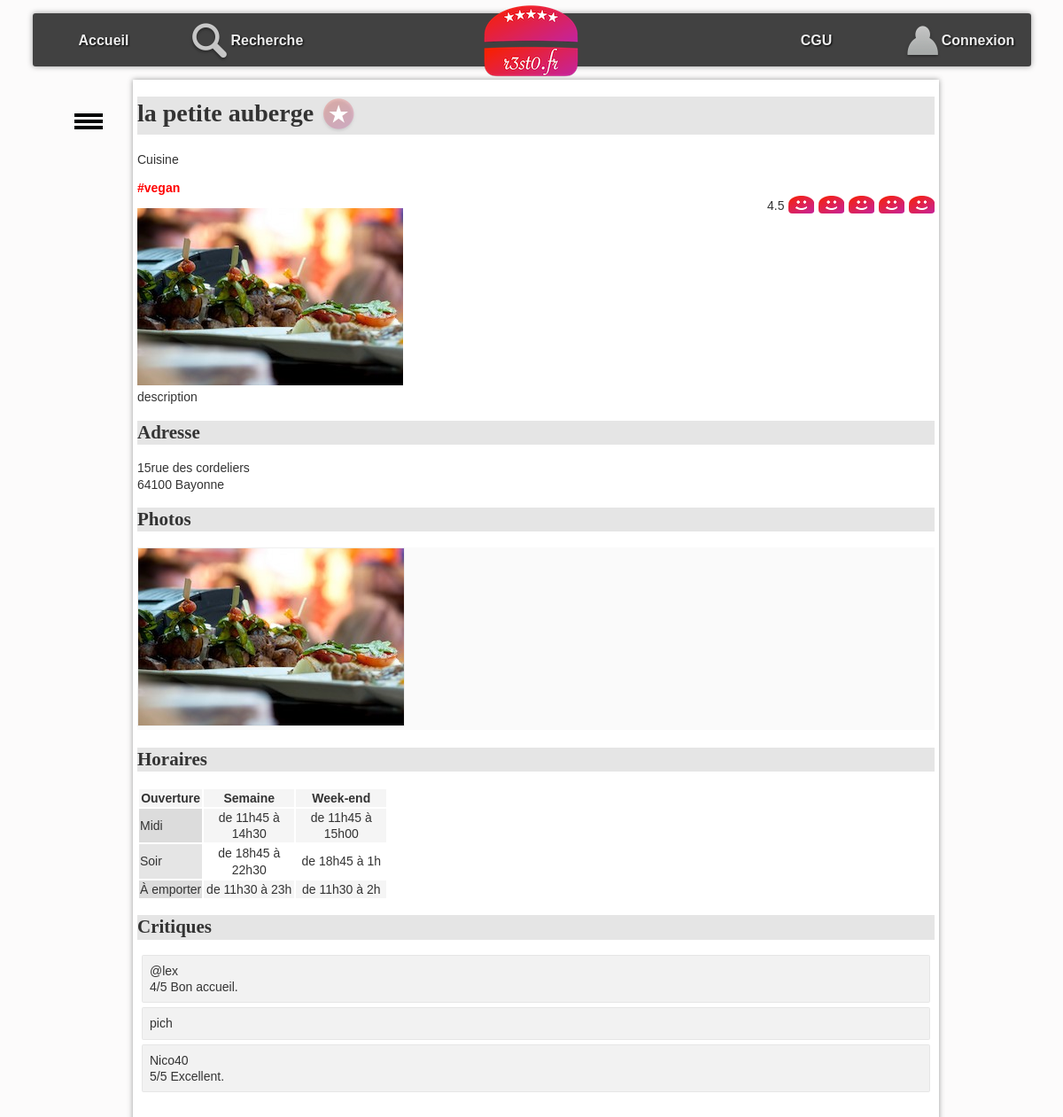
Page /?action=detail&idR=7 on the committed database.
### tables this page shows
CREATE TABLE resto (
  idR bigint(20) NOT NULL,
  nomR varchar(255) DEFAULT NULL,
  numAdrR varchar(20) DEFAULT NULL,
  voieAdrR varchar(255) DEFAULT NULL,
  cpR char(5) DEFAULT NULL,
  villeR varchar(255) DEFAULT NULL,
  latitudeDegR float DEFAULT NULL,
  longitudeDegR float DEFAULT NULL,
  descR text DEFAULT NULL,
  horairesR text DEFAULT NULL
);

CREATE TABLE type_cuisine(
    idTC bigint(20)NOT NULL,
    libelleTC VARCHAR(100) NOT NULL
);

CREATE TABLE photo (
  idP bigint(20) NOT NULL,
  cheminP varchar(255) DEFAULT NULL,
  idR bigint(20) DEFAULT NULL
);

CREATE TABLE critiquer (
  idR bigint(20) NOT NULL,
  note int(11) DEFAULT NULL,
  commentaire varchar(4096) DEFAULT NULL,
  idU bigint(20) NOT NULL
);

CREATE TABLE utilisateur (
  idU bigint(20) NOT NULL,
  mailU varchar(150) NOT NULL,
  mdpU varchar(90) DEFAULT NULL,
  pseudoU varchar(50) DEFAULT NULL
);

### index.php (called while the page is built, shortened)
<?php
require_once "getRacine.php";
require_once "$racine/includes/autoload.inc.php";
require_once "$racine/includes/authentification.inc.php";
if (isset($_GET["action"])){
    $action = $_GET["action"];
}
else{
    $action = "defaut";
}
$fichier = controleurPrincipal($action);
try{
    require_once "$racine/controleur/$fichier";
} catch (Throwable $e) {
    ajouterMessage($action." : ".$e->getMessage());
    $titre = "Erreur";
    require_once "$racine/vue/entete.html.php";
    require_once "$racine/vue/pied.html.php";
}

### includes/autoload.inc.php (called while the page is built, shortened)
<?php
function chargeurBaseEspacesDeNoms(string $className) {
    $fileName = __DIR__ . '/../';
    $fileName .= str_replace('\\', DIRECTORY_SEPARATOR, $className) . '.class.php';
}

### modele/dao/Bdd.class.php (called while the page is built, shortened)
<?php
class Bdd {
    private static ?PDO $pdo = null;
    private static $login = "vmoreau";
    private static $mdp = "6IBpk7q1";
    private static $bd = "vmoreau_bdd_resto";
    private static $serveur = "localhost";
    private static $pdoOptions = array  (
        PDO::MYSQL_ATTR_INIT_COMMAND => "SET NAMES utf8"
        ,PDO::ATTR_ERRMODE => PDO::ERRMODE_EXCEPTION
                                        );
    public static function connecter() : ?PDO  {
        if (is_null(self::$pdo)) {
                self::$pdo = new PDO("mysql:host=".self::$serveur.";dbname=".self::$bd, self::$login, self::$mdp, self::$pdoOptions);
        }
        return self::$pdo;
    }
    public static function getConnexion() : ?PDO {
        return self::$pdo;
    }
}

### modele/dao/RestoDAO.class.php (called while the page is built, shortened)
<?php
class RestoDAO {
    public static function getOneById(int $id): ?Resto {
        $leResto = null;
        try {
            $requete = "SELECT * FROM resto WHERE idR = :idR";
            $stmt = Bdd::getConnexion()->prepare($requete);
            $stmt->bindParam(':idR', $id, PDO::PARAM_INT);
            $ok = $stmt->execute();
            if ($ok && $stmt->rowCount() > 0) {
                $enreg = $stmt->fetch(PDO::FETCH_ASSOC);
                $leResto = self::enregistrementVersObjet($enreg);
            }
        } catch (PDOException $e) {
            throw new Exception("Erreur dans la méthode " . get_called_class() . "::getOneById : <br/>" . $e->getMessage());
        }
        return $leResto;
    }
    private static function enregistrementVersObjet(array $enreg): Resto {
        $id = $enreg['idR'];
        $leResto = new Resto(
                $enreg['idR'], $enreg['nomR'], $enreg['numAdrR'], $enreg['voieAdrR'], $enreg['cpR'], $enreg['villeR'],
                $enreg['latitudeDegR'], $enreg['longitudeDegR'], $enreg['descR'], $enreg['horairesR']
        );
        $lesCritiques = CritiqueDAO::getAllByResto($id);
        $lesPhotos = PhotoDAO::getAllByResto($id);
        $lesTags = TagsDAO::getTagsByIdr($id);
        $leResto->setLesTags($lesTags);
        $leResto->setLesPhotos($lesPhotos);
        $leResto->setLesCritiques($lesCritiques);
        return $leResto;
    }
}

### modele/dao/CritiqueDAO.class.php (called while the page is built, shortened)
<?php
class CritiqueDAO {
    public static function getNoteMoyenneByIdR(int $idR): float {
        $retour = -1;
        try {
            $requete = "select avg(note) as moyenne from critiquer where idR=:idR";
            $stmt = Bdd::getConnexion()->prepare($requete);
            $stmt->bindParam(':idR', $idR, PDO::PARAM_INT);
            $ok = $stmt->execute();
            if ($ok && $stmt->rowCount() > 0) {
                $enreg = $stmt->fetch(PDO::FETCH_ASSOC);
                if (!is_null($enreg["moyenne"])){
                    $retour = $enreg["moyenne"];
                }
            }
        } catch (PDOException $e) {
            throw new Exception("Erreur dans la méthode " . get_called_class() . "::getNoteMoyenneByIdR : <br/>" . $e->getMessage());
        }
        return $retour;
    }
    public static function getAllByResto(int $idR): array {
        $lesObjets = array();
        try {
            $requete = "SELECT * FROM critiquer c"
                    . " INNER JOIN utilisateur u ON  c.idU = u.idU "
                    . " WHERE idR = :idR";
            $stmt = Bdd::getConnexion()->prepare($requete);
            $stmt->bindParam(':idR', $idR, PDO::PARAM_INT);
            $ok = $stmt->execute();
            if ($ok) {
                while ($enreg = $stmt->fetch(PDO::FETCH_ASSOC)) {
                    $user = new Utilisateur($enreg['idU'], $enreg['mailU'], $enreg['mdpU'], $enreg['pseudoU']);
                    $lesObjets[] = new Critique($enreg['note'], $enreg['commentaire'], $user);
                }
            }
        } catch (PDOException $e) {
            throw new Exception("Erreur dans la méthode " . get_called_class() . "::getAllByResto : <br/>" . $e->getMessage());
        }
        return $lesObjets;
    }
}

### modele/dao/PhotoDAO.class.php (called while the page is built, shortened)
<?php
class PhotoDAO {
    public static function getAllByResto(int $idR): array {
        $lesObjets = array();
        try {
            $requete = "SELECT * FROM photo WHERE idR = :idR";
            $stmt = Bdd::getConnexion()->prepare($requete);
            $stmt->bindParam(':idR', $idR, PDO::PARAM_INT);
            $ok = $stmt->execute();
            if ($ok) {
                while ($enreg = $stmt->fetch(PDO::FETCH_ASSOC)) {
                    $lesObjets[] = new Photo($enreg['idP'], $enreg['cheminP']);
                }
            }
        } catch (PDOException $e) {
            throw new Exception("Erreur dans la méthode " . get_called_class() . "::getAllByResto : <br/>" . $e->getMessage());
        }
        return $lesObjets;
    }
}

### modele/dao/TagsDAO.class.php (called while the page is built, shortened)
<?php
class TagsDAO {
    public static function getTagsByIdr(int $idR): array {
        $lesTags = array();
        try {
            $requete = "SELECT tc.idTC,tc.libelleTC FROM resto r
        INNER JOIN hashtag h ON r.idR = h.idR
        INNER JOIN type_cuisine tc ON h.idTC = tc.idTC
        WHERE r.idR = :idR;
        ";
            $stmt = Bdd::getConnexion()->prepare($requete);
            $stmt->bindParam(':idR', $idR, PDO::PARAM_INT);
            $ok = $stmt->execute();
            if ($ok) {
                while ($enreg = $stmt->fetch(PDO::FETCH_ASSOC)) {
                    $lesTags[] = new Tags($enreg['idTC'], $enreg['libelleTC']);
                }
            }
        } catch (PDOException $e) {
            throw new Exception("Erreur dans la méthode " . get_called_class() . "::getTagsByIdr : <br/>" . $e->getMessage());
        }
        return $lesTags;
    }
}

### modele/metier/Resto.class.php (called while the page is built, shortened)
<?php
class Resto {
    private int $idR;
    private ?string $nomR;
    private ?string $numAdr;
    private ?string $voieAdr;
    private ?string $cpR;
    private ?string $villeR;
    private ?string $descR;
    private ?string $horairesR;
    private array $lesPhotos;
    private array $lesCritiques;
    private array $lesTags;
    function __construct(int $idR, string $nomR, ?string $numAdr, ?string $voieAdr, ?string $cpR, ?string $villeR, ?float $latitudeDegR, ?float $longitudeDegR, ?string $descR, ?string $horairesR) {
        $this->idR = $idR;
        $this->nomR = $nomR;
        $this->numAdr = $numAdr;
        $this->voieAdr = $voieAdr;
        $this->cpR = $cpR;
        $this->villeR = $villeR;
        $this->descR = $descR;
        $this->horairesR = $horairesR;
        $this->lesCritiques = array();
        $this->lesPhotos = array();
        $this->lesTags = array();
    }
    function getIdR(): int {
        return $this->idR;
    }
    function getNomR(): ?string {
        return $this->nomR;
    }
    function getNumAdr(): ?string {
        return $this->numAdr;
    }
    function getVoieAdr(): ?string {
        return $this->voieAdr;
    }
    function getCpR(): ?string {
        return $this->cpR;
    }
    function getVilleR(): ?string {
        return $this->villeR;
    }
    function getDescR(): ?string {
        return $this->descR;
    }
    function getHorairesR(): ?string {
        return $this->horairesR;
    }
    function getLesPhotos(): array {
        return $this->lesPhotos;
    }
    function getLesCritiques(): array {
        return $this->lesCritiques;
    }
    function setLesPhotos(array $lesPhotos): void {
        $this->lesPhotos = $lesPhotos;
    }
    function setLesCritiques(array $lesCritiques): void {
        $this->lesCritiques = $lesCritiques;
    }
    public function getLesTags(): array {
        return $this->lesTags;
    }
    public function setLesTags(array $lesTags): void {
        $this->lesTags = $lesTags;
    }
}

### includes/authentification.inc.php (called while the page is built, shortened)
<?php
function getIdULoggedOn(): int {
    if (isLoggedOn()) {
        $ret = intval($_SESSION["idU"]);
    } else {
        $ret = 0;
    }
    return $ret;
}
function isLoggedOn(): bool {
    $ret = false;
    return $ret;
}

### modele/dao/AimerDAO.class.php (called while the page is built, shortened)
<?php
class AimerDAO {
    public static function estAimeById(int $idU, int $idR): bool {
        $retour = false;
        try {
            $requete = "SELECT * FROM aimer WHERE idR=:idR AND idU=:idU";
            $stmt = Bdd::getConnexion()->prepare($requete);
            $stmt->bindParam(':idU', $idU, PDO::PARAM_INT);
            $stmt->bindParam(':idR', $idR, PDO::PARAM_INT);
            $ok = $stmt->execute();
        } catch (PDOException $e) {
            throw new Exception("Erreur dans la méthode " . get_called_class() . "::estAimeByIdU : <br/>" . $e->getMessage());
        }
        return $retour;
    }
}

### modele/metier/Tags.class.php (called while the page is built, shortened)
<?php
class Tags{
    function __construct(?int $idTC,?string $Libelle) {
        $this->Libelle = $Libelle;
    }
}

### vue/vueDetailResto.php (the view, shortened to what this page needs)
<h1><?= $unResto->getNomR(); ?>
    <?php if ($aimer != false) { ?>
        <a href="./?action=aimer&idR=<?= $unResto->getIdR(); ?>" ><img class="aimer" src="images/aime.png" alt="j'aime ce restaurant"></a>
    <?php } else { ?>
        <a href="./?action=aimer&idR=<?= $unResto->getIdR(); ?>" ><img class="aimer" src="images/aimepas.png" alt="je n'aime pas ce restaurant"></a>
    <?php } ?>
</h1>
<p>Cuisine</p>
<div class="lesTags">
    <?php foreach ($unResto->getLesTags() as $leTag) { ?>
        <?= '#' . $leTag->getLibelle() . ' '; ?>
    <?php } ?>
</div>
<span id="note">
    <?php echo $noteMoytexte ?>
<?php for ($i = 1; $i <= 5; $i++) { ?>
        <a class="aimer" href="./?action=noter&note=<?= $i ?>&idR=<?= $unResto->getIdR(); ?>" >
        <?php if ($i <= $noteMoy) { ?>
                <img class="note" src="images/like.png" alt="">
            <?php } else {
                ?>
                <img class="note" src="images/neutre.png" alt="line neutre">
            <?php } ?>
        </a>
        <?php } ?>
</span>
<p id="principal">
<?php
if (count($lesPhotos) > 0) {
    $laPhoto = $lesPhotos[0];
    ?>
        <img src="photos/<?= $laPhoto->getCheminP() ?>" alt="photo du restaurant" />
    <?php } ?>
    <br />
    <?= $unResto->getDescR(); ?>
</p>
<h2 id="adresse">
    Adresse
</h2>
<p>
<?= $unResto->getNumAdr(); ?>
<?= $unResto->getVoieAdr(); ?><br />
    <?= $unResto->getCpR(); ?>
    <?= $unResto->getVilleR(); ?>
</p>
<h2 id="photos">
    Photos
</h2>
<ul id="galerie">
<?php
foreach ($lesPhotos as $laPhoto) {
    ?>
        <li> <img class="galerie" src="photos/<?= $laPhoto->getCheminP() ?>" alt="" /></li>
        <?php
    }
    ?>
</ul>
<h2 id="horaires">
    Horaires
</h2>
<?= $unResto->getHorairesR(); ?>
<h2 id="crit">Critiques</h2>
<ul id="critiques">
<?php
foreach ($critiques as $uneCritique) {
    ?>
        <li>
            <span>
        <?= $uneCritique->getLeUtilisateur()->getPseudoU() ?>
            </span>
            <div>
                <span>
    <?php
    if ($uneCritique->getNote()) {
        ?>
                        <?= $uneCritique->getNote() ?>/5
                        <?php
                    }
                    ?>
                </span>
                <span><?= $uneCritique->getCommentaire() ?> </span>
            </div>
        </li>
<?php } ?>
</ul>

### css/base.css (style rules this page uses)
:root { --largeurPage: 900px; --largeurMenuCont : 200px; --margeCalc: calc((100% - var(--largeurPage)) / 2); --margeMenuHaut : 15px; --hauteurMenuGene:60px; --coulA1:#5A7694; --coulA2:#D7E5ED; --coulB1:#566459; --coulB2:#90974A; --coulC:#CDBCA0; --fondC:#fcfbfb; --padding_cote:5px; }
body { font-family: Arial; color : #333; font-size : 14px; line-height : 1.3; scroll-behavior: smooth; background-color : var(--fondC); }
a.aimer { text-decoration: none; }

### css/cgu.css (style rules this page uses)
h1,h2,h3,h4 { font-family: Futura; background-color : rgba(0,0,0,0.1); }
td.cell { text-align : center; width : 100px; }
td.label { background-color : rgba(0,0,0,0.1); }
tr:nth-child(odd) { background-color : rgb(245,245,245); }

### css/corps.css (style rules this page uses)
div.lesTags { font-weight: bolder; color: red; }
#galerie { margin-top : 0px; margin-bottom : 20px; padding-left : 0px; background-color : rgb(250,250,250); }
#galerie li { display : inline-block; }
img.note { padding-left : 1px; vertical-align : sub; }
img.galerie { border:1px solid rgb(239,239,239); }
#note { float : right; }
img.aimer { vertical-align : middle; }
#critiques { list-style-type : none; padding-left : 0px; }
#critiques>li { border:1px solid rgba(0,0,0,0.05); background-color:rgba(0,0,0,0.05); padding:8px; margin:5px; border-radius: 2px; }

### rows in the picture
resto: nomR "la petite auberge", descR "description", numAdrR "15", voieAdrR "rue des cordeliers", cpR "64100", villeR "Bayonne", horairesR "Ouverture Semaine Week-end Midi de 11h45 à 14h30 de 11h45 à 15h00 Soir de 18h45 à 22h30 de 18h45 à 1h À emporter de 11h30 à 23h de 11h30 à 2h"
type_cuisine: libelleTC "vegan"
photo: cheminP (picture)
critiquer: idU.pseudoU "@lex", note "4", commentaire "Bon accueil."
critiquer: idU.pseudoU "pich"
critiquer: idU.pseudoU "Nico40", note "5", commentaire "Excellent."

### other values in the picture
$noteMoytexte "4.5"
